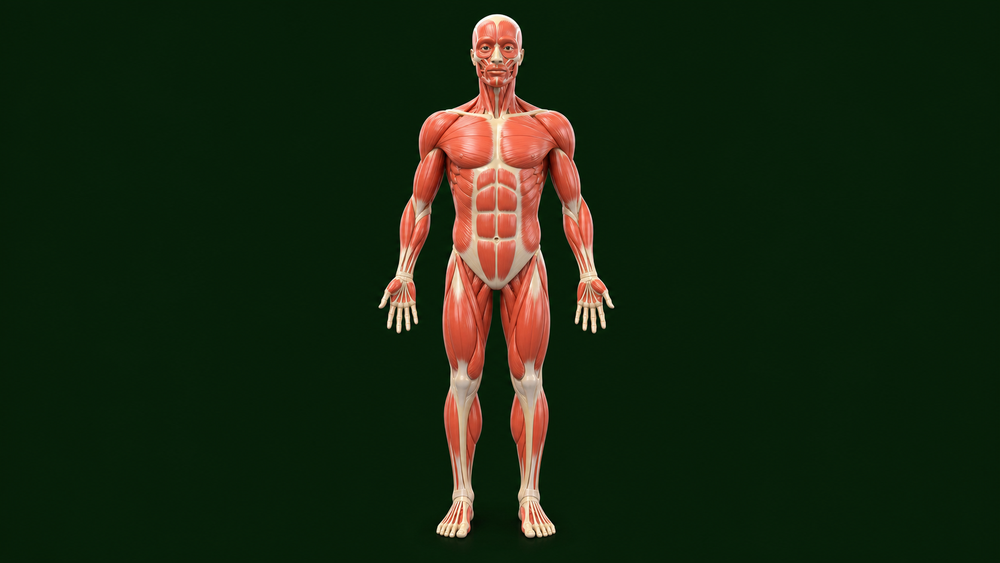
#> input picture muscle-anatomy-front.png, 1000 x 563 px, shrunk from 1672 x 941 before the run, found by its file name
$ python create_female_variants.py
#> lines starting #> are read from the running program, lines starting #| are printed output that depends on the picture
from pathlib import Path

import numpy as np
from PIL import Image


ROOT = Path(__file__).resolve().parents[1]


def female_proportions(source: Path, destination: Path) -> None:
    image = Image.open(source).convert("RGB")
#> image is the input picture: PIL image 1000x563 RGB; mean R, G, B 23.5, 37.6, 16.2
    data = np.asarray(image, dtype=np.float32)
    height, width, channels = data.shape
#> height = 563; width = 1000; channels = 3
    center = (width - 1) / 2
#> center = 499.5
    output = np.empty_like(data)

    points_y = np.array([0.00, 0.10, 0.18, 0.24, 0.33, 0.41, 0.50, 0.59, 0.69, 0.79, 0.93, 1.00])
    points_scale = np.array([1.00, 0.96, 0.93, 0.87, 0.90, 0.89, 1.07, 1.06, 1.03, 0.98, 0.97, 0.99])
    output_x = np.arange(width, dtype=np.float32)
#> output_x = 1000 values from 0 to 999

    for y in range(height):
        scale = float(np.interp(y / max(height - 1, 1), points_y, points_scale))
        source_x = center + (output_x - center) / scale
        source_x = np.clip(source_x, 0, width - 1)
        for channel in range(channels):
            output[y, :, channel] = np.interp(source_x, output_x, data[y, :, channel])
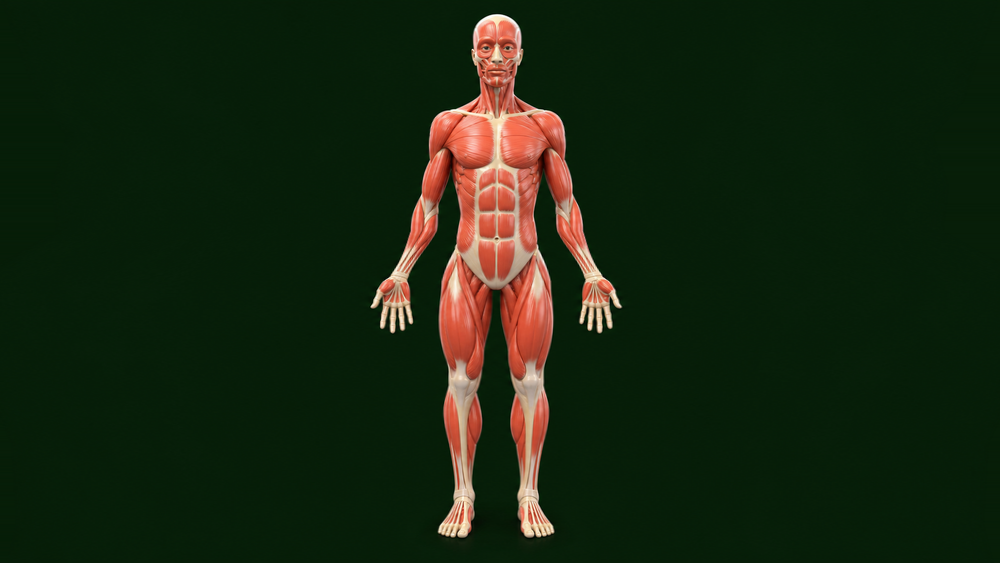
#> output: shape (563, 1000, 3) float32; mean R, G, B 22.9, 37.3, 15.9

    Image.fromarray(np.clip(output, 0, 255).astype(np.uint8), "RGB").save(destination, optimize=True)


female_proportions(
    ROOT / "public" / "muscle-anatomy-front.png",
    ROOT / "public" / "muscle-anatomy-female-front.png",
)
female_proportions(
    ROOT / "public" / "muscle-anatomy-male-back.png",
    ROOT / "public" / "muscle-anatomy-female-back.png",
)
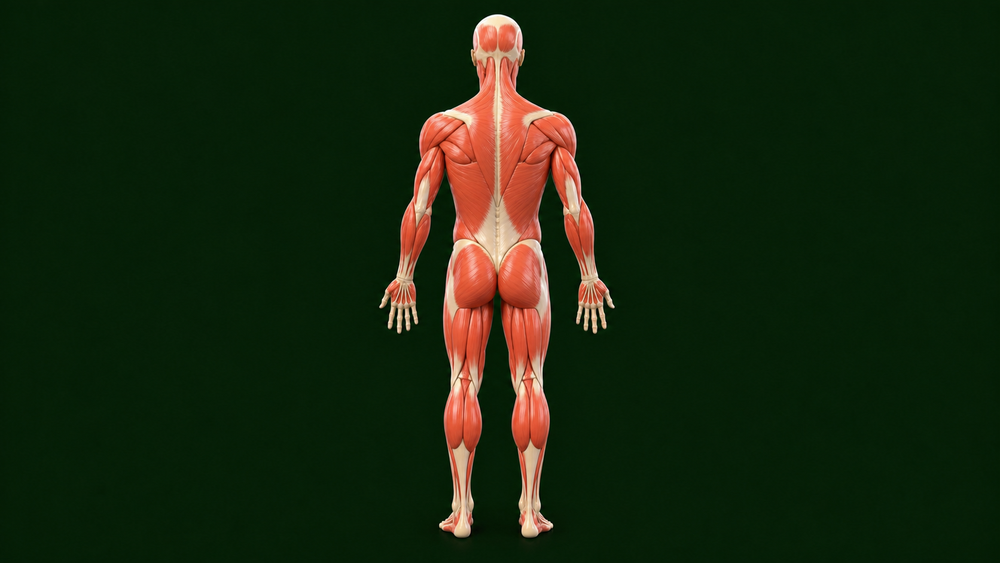
#> input picture muscle-anatomy-male-back.png, 1000 x 563 px, shrunk from 1672 x 941 before the run, found by its file name
#> in female_proportions, image is the input picture: PIL image 1000x563 RGB; mean R, G, B 23, 37.6, 13.9
#> after the loop in female_proportions (call 2), `for y in range(height):`:
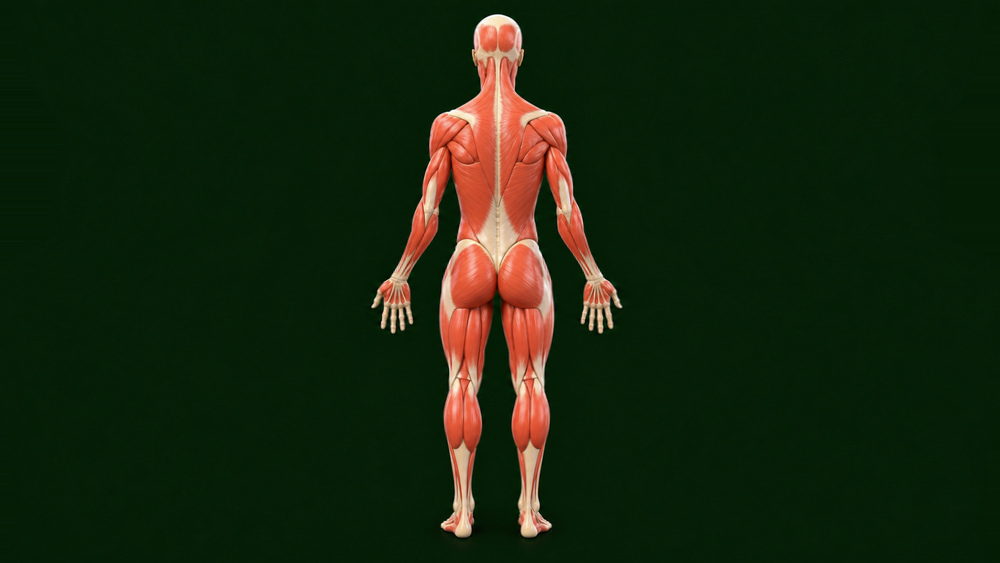
#> output: shape (563, 1000, 3) float32; mean R, G, B 22.3, 37.3, 13.6
